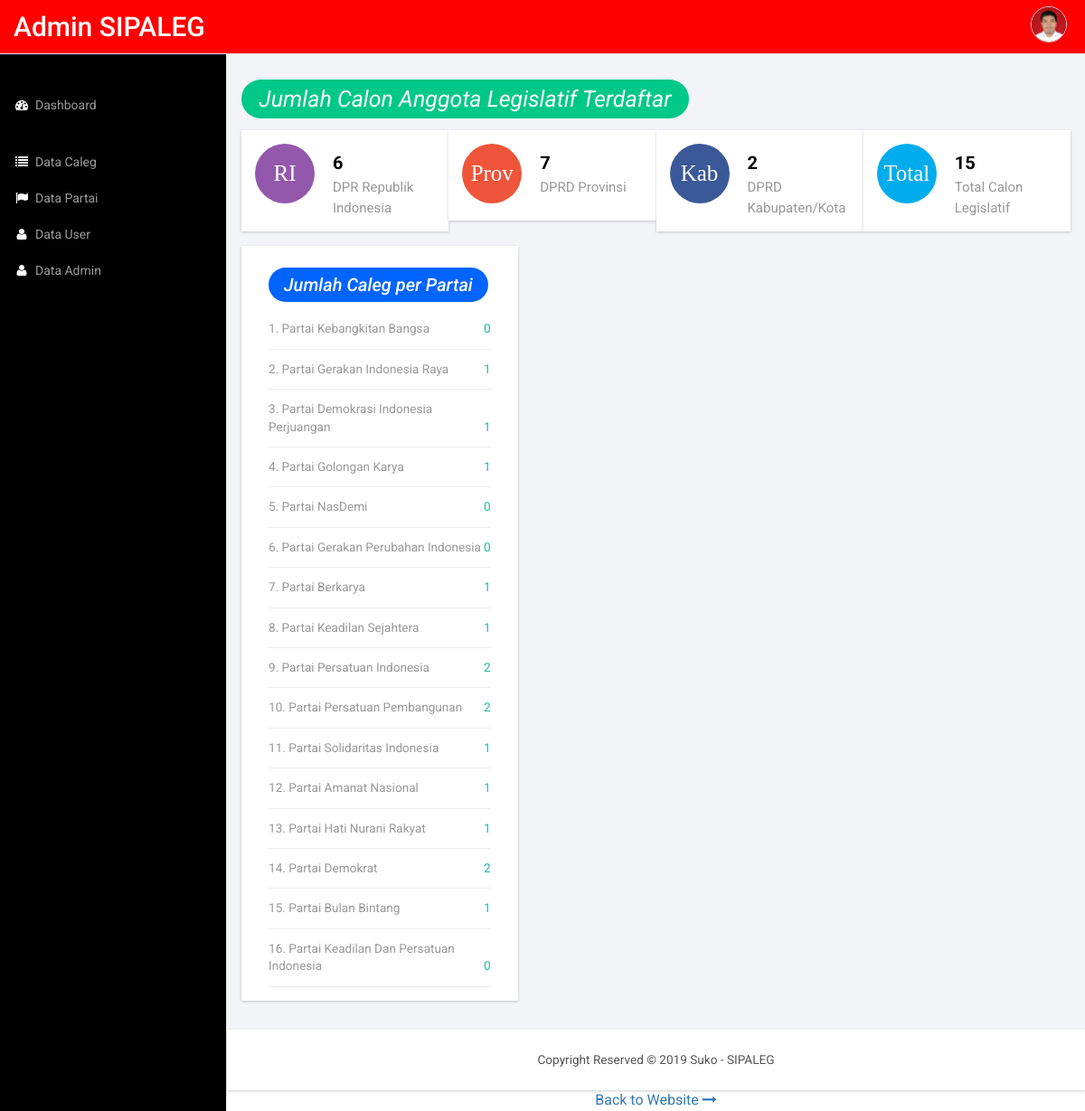
The page /admin/index (signed in) on the database its author committed.
### tables this page shows
CREATE TABLE `tb_partai` (
  `id` int(11) NOT NULL,
  `nama_partai` varchar(40) DEFAULT NULL,
  `foto_partai` varchar(255) DEFAULT NULL
);

### admin/index.php (the view, shortened to what this page needs)
<?php
  require '../functions.php';
  $uname = $_SESSION['usernameAdmin'];
  $admin = mysqli_fetch_assoc(mysqli_query($conn, "SELECT * FROM tb_admin WHERE username='$uname'"));
  $jumlahCALEG = mysqli_num_rows(mysqli_query($conn, "SELECT * FROM tb_data_caleg"));
  $query1 = "SELECT * FROM tb_data_caleg WHERE tingkat_caleg='1'";
  $jumlahDPRRI = mysqli_num_rows(mysqli_query($conn, $query1));
  $query2 = "SELECT * FROM tb_data_caleg WHERE tingkat_caleg='2'";
  $jumlahDPRDP = mysqli_num_rows(mysqli_query($conn, $query2));
  $query3 = "SELECT * FROM tb_data_caleg WHERE tingkat_caleg='3'";
  $jumlahDPRDK = mysqli_num_rows(mysqli_query($conn, $query3));
  $partaiAll = mysqli_query($conn, "SELECT * FROM tb_partai");
?>
<!DOCTYPE HTML>
<html>
<head>
  <link href="css/bootstrap.min.css" rel='stylesheet' type='text/css' />
  <link href="css/style.css" rel='stylesheet' type='text/css' />
  <link href="css/lines.css" rel='stylesheet' type='text/css' />
  <link href="css/font-awesome.css" rel="stylesheet">
  <link href="css/custom.css" rel="stylesheet">
</head>
<body>
  <div id="wrapper">
    <nav class="top1 navbar navbar-default navbar-static-top" role="navigation" style="margin-bottom: 0; background-color: red; height: 60px;">
      <div class="navbar-header" style="margin-top: 5px;">
        <a class="navbar-brand" href="index.html">Admin SIPALEG</a>
      </div>
      <ul class="nav navbar-nav navbar-right">
        <li class="dropdown">
          <a href="#" class="dropdown-toggle avatar" data-toggle="dropdown"><img src="../assets/img/admin/<?= $admin['foto_admin'] ?>"></a>
        </li>
      </ul>
      <div class="navbar-default sidebar" role="navigation" style="top: 60px;">
        <div class="sidebar-nav navbar-collapse" style="margin-top: -15px;">
          <ul class="nav" id="side-menu">
            <li>
              <a href="index"><i class="fa fa-dashboard fa-fw nav_icon"></i>Dashboard</a>
            </li>
            <li>
              <br>
            </li>
            <li>
              <a href="data_caleg"><i class="fa fa-list fa-fw nav_icon"></i>Data Caleg</a>
            </li>
            <li>
              <a href="partai"><i class="fa fa-flag fa-fw nav_icon"></i>Data Partai</a>
            </li>
            <li>
              <a href="data_user"><i class="fa fa-user fa-fw nav_icon"></i>Data User</a>
            </li>
            <li>
              <a href="data_admin"><i class="fa fa-user fa-fw nav_icon"></i>Data Admin</a>
            </li>
          </ul>
        </div>
      </div>
    </nav>
    <div id="page-wrapper">
      <div class="graphs">
        <div class="col_3">
          <i class="label-primary icon-rounded" style="background-color: rgb(0, 200, 135); width: 150px; padding:7px;">&nbsp; Jumlah Calon Anggota Legislatif Terdaftar &nbsp;</i>
          <br>
        </div>
        <div class="col_3">
          <div class="col-md-3 widget widget">
            <div class="r3_counter_box">
              <i class="pull-left fa icon-rounded">RI</i>
              <div class="stats">
                <h5><strong><?= $jumlahDPRRI ?></strong></h5>
                <span>DPR Republik Indonesia</span>
              </div>
            </div>
          </div>
          <div class="col-md-3 widget widget">
            <div class="r3_counter_box">
              <i class="pull-left fa user1 icon-rounded">Prov</i>
              <div class="stats">
                <h5><strong><?= $jumlahDPRDP ?></strong></h5>
                <span>DPRD Provinsi</span>
              </div>
            </div>
          </div>
          <div class="col-md-3 widget widget">
            <div class="r3_counter_box">
              <i class="pull-left fa user2 icon-rounded">Kab</i>
              <div class="stats">
                <h5><strong><?= $jumlahDPRDK ?></strong></h5>
                <span>DPRD Kabupaten/Kota</span>
              </div>
            </div>
          </div>
          <div class="col-md-3 widget">
            <div class="r3_counter_box">
              <i class="pull-left fa dollar1 icon-rounded">Total</i>
              <div class="stats">
                <h5><strong><?= $jumlahCALEG ?></strong></h5>
                <span>Total Calon Legislatif</span>
              </div>
            </div>
          </div>
        </div>
        <div class="col_1">
          <div class="col-md-4 stats-info">
            <div class="panel-heading">
              <h3 class="panel-title">
                <i class="label-primary icon-rounded" style="font-size: 20px; background-color: rgb(0, 100, 255); width: 150px; padding:7px;">&nbsp; Jumlah Caleg per Partai &nbsp;</i>
              </h3>
            </div>
            <div class="panel-body">
              <ul class="list-unstyled">
                <?php foreach ($partaiAll as $partai) :?>
                  <?php $idPartai = $partai['id']; $JumlahCalegPartai = mysqli_num_rows(mysqli_query($conn, "SELECT * FROM tb_data_caleg WHERE id_partai='$idPartai'")); ?>
                  <li style="text-transform: capitalize;"><?= $partai['id'] ?>. <?= $partai['nama_partai'] ?><div class="text-success pull-right"><?= $JumlahCalegPartai ?></div>
                  </li>
                <?php endforeach; ?>
              </ul>
            </div>
          </div>
          <div class="clearfix"> </div>
        </div>
      </div>
      <div class="copy" style="bottom=0;">
        <p> Copyright Reserved © 2019 Suko - SIPALEG</p>
      </div>
      <div class="text-center w-full">
        <a class="txt1" href="../">
          Back to Website
          <i class="fa fa-long-arrow-right"></i>
        </a>
      </div>
    </div>
  </div>
</body>
</html>

### admin/css/style.css (style rules this page uses)
h4, h5, h6, h1, h2, h3 { margin-top: 0; }
ul, ol { margin: 0; }
p { margin: 0; }
html, body { font-family: 'Roboto', sans-serif; font-size: 100%; background:#000; overflow-x: hidden; }
body a { transition:0.5s all; -webkit-transition:0.5s all; -moz-transition:0.5s all; -o-transition:0.5s all; -ms-transition:0.5s all; }
.navbar .navbar-nav li a { padding: 0 10px; line-height: 56px; position: relative; }
.navbar .navbar-nav li .dropdown-toggle.avatar img { height: 40px; -webkit-border-radius: 50em; -moz-border-radius: 50em; border-radius: 50em; border: 1px solid #c0cadd; margin-top: -4px; }
.navbar-default.sidebar { background-color: #000; font-family: 'Roboto', sans-serif; }
nav.top1.navbar.navbar-default.navbar-static-top { background-color:rgb(6, 217, 149); font-family: 'Roboto', sans-serif; }
.navbar-default .navbar-brand { color: #fff !important; font-size: 30px; font-weight: 500; }
.navbar-right { margin-right: 10px !important; }
.navbar-right li { display:inline-block; }
i.nav_icon { color: #fff; margin-right:6px; }
.sidebar ul li a { color: #999; font-size:14px; }
ul.nav.navbar-nav.navbar-right { height: 51px; }
.sidebar-nav.navbar-collapse { margin: 2em 0 0 0; }
.col_3 { margin-bottom:1em; }
.col_1 { margin:1em 0 0 0; }
.copy { background:#fff; text-align:center; padding:1.5em 0; }
.copy p, .copy_layout p { font-size:0.85em; color:#555; }
.stats-info { background-color: #fff; }
.panel-heading { padding:32px 15px 0px; border-top-left-radius:0 !important; border-top-right-radius: 0 !important; }
.stats-info ul { margin: 0; }
.list-unstyled { padding-left: 0; list-style: none; }
.stats-info ul li { border-bottom: 1px solid #eee; padding: 12px 0; font-size: 0.85em; color: #999; }
.panel-title { font-size: 20px; }
.text-success { color: #22BAA0; }
.widget { padding:0; }
.r3_counter_box { min-height: 100px; background: #ffffff; padding: 15px; }
.stats { overflow: hidden; }
.r3_counter_box .fa { margin-right: 0px; width: 66px; height: 66px; text-align: center; line-height: 65px; }
.stats span { color:#999; font-size:15px; }
.fa.pull-left { margin-right: 10% !important; }
.icon-rounded { background-color:#9358ac; color: #ffffff; border-radius: 50px; -webkit-border-radius: 50px; -moz-border-radius: 50px; -o-border-radius: 50px; -ms-border-radius: 50px; font-size: 25px; }
.r3_counter_box h5 { margin: 10px 0 5px 0; color:#000; font-weight:600; font-size: 20px; }
i.user1 { background:#ef553a; }
i.user2 { background:#3b5998; }
i.dollar1 { background:#00aced; }
.map_container, #chart, .span_6, .col_2, .weather_list, .cal1, .skills-info, .stats-info, .r3_counter_box, .activity_box, .bs-example1, .cloud, .copy { -ms-box-shadow: 0 1px 3px 0px rgba(0, 0, 0, 0.2); -o-box-shadow: 0 1px 3px 0px rgba(0, 0, 0, 0.2); -moz-box-shadow: 0 1px 3px 0px rgba(0, 0, 0, 0.2); -webkit-box-shadow: 0 1px 3px 0px rgba(0, 0, 0, 0.2); box-shadow: 0 1px 3px 0px rgba(0, 0, 0, 0.2); }
.graphs { padding: 2em 1em; background: #f2f4f8; font-family: 'Roboto', sans-serif; }
.float-right, .pull-right { float: right!important; }
.float-left, .pull-left { float: left!important; width: 50%; cursor: pointer; }
@media (max-width:1366px) { .float-left, .pull-left { width: 47%; } }
@media (max-width:1280px) { .float-left, .pull-left { width: 42%; } }

### admin/css/custom.css (style rules this page uses)
#wrapper { width: 100%; }
#page-wrapper { min-height: 568px; background-color: #fff; }
@media (min-width:768px) { #page-wrapper { position: inherit; margin: 0 0 0 250px; border-left: 1px solid #e7e7e7; } }
.sidebar .sidebar-nav.navbar-collapse { padding-right: 0; padding-left: 0; }
@media (min-width:768px) { .sidebar { z-index: 1; position: absolute; width: 250px; margin-top: 51px; } }

### rows shown on the page
tb_partai: id "1", nama_partai "Partai Kebangkitan Bangsa", JumlahCalegPartai "0"
tb_partai: id "2", nama_partai "Partai Gerakan Indonesia Raya", JumlahCalegPartai "1"
tb_partai: id "3", nama_partai "Partai Demokrasi Indonesia Perjuangan", JumlahCalegPartai "1"
tb_partai: id "4", nama_partai "Partai Golongan Karya", JumlahCalegPartai "1"
tb_partai: id "5", nama_partai "Partai NasDemi", JumlahCalegPartai "0"
tb_partai: id "6", nama_partai "Partai Gerakan Perubahan Indonesia", JumlahCalegPartai "0"
tb_partai: id "7", nama_partai "Partai Berkarya", JumlahCalegPartai "1"
tb_partai: id "8", nama_partai "Partai Keadilan Sejahtera", JumlahCalegPartai "1"
tb_partai: id "9", nama_partai "Partai Persatuan Indonesia", JumlahCalegPartai "2"
tb_partai: id "10", nama_partai "Partai Persatuan Pembangunan", JumlahCalegPartai "2"
tb_partai: id "11", nama_partai "Partai Solidaritas Indonesia", JumlahCalegPartai "1"
tb_partai: id "12", nama_partai "Partai Amanat Nasional", JumlahCalegPartai "1"
tb_partai: id "13", nama_partai "Partai Hati Nurani Rakyat", JumlahCalegPartai "1"
tb_partai: id "14", nama_partai "Partai Demokrat", JumlahCalegPartai "2"
tb_partai: id "15", nama_partai "Partai Bulan Bintang", JumlahCalegPartai "1"
tb_partai: id "16", nama_partai "Partai Keadilan Dan Persatuan Indonesia", JumlahCalegPartai "0"

### other values the page prints
$jumlahDPRRI "6"
$jumlahDPRDP "7"
$jumlahDPRDK "2"
$jumlahCALEG "15"
